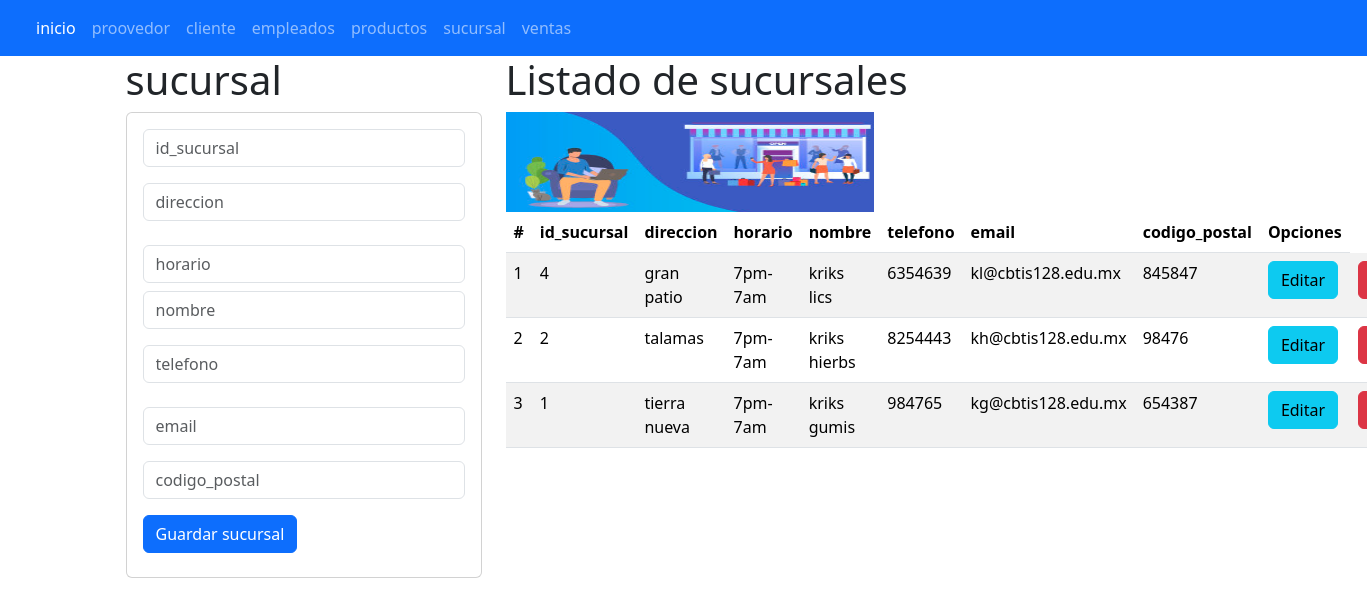
Screenshot of /sucursal with the database file from the repository.
### sucursal_app/models.py (models this page shows, shortened)
class sucursal(models.Model):
    id_sucursal = models.CharField(primary_key=True,max_length=6)
    direccion = models.CharField(max_length=45)
    horario = models.CharField(max_length=45)
    nombre = models.CharField(max_length=45)
    telefono = models.CharField(max_length=45)
    email = models.CharField(max_length=100)
    codigo_postal= models.CharField(max_length=15)

### sucursal_app/views.py (the view)
# urls.py: path("sucursal",views.inicio_vistasucursal,name="sucursal"),
def inicio_vistasucursal(request):
    lossucursals = sucursal.objects.all()
    return render(request,"gestionarsucursal.html",{"missucursals":lossucursals})

### sucursal_app/templates/gestionarsucursal.html
    {% extends "base.html" %}
    {% block cuerpo %}
    {% load static %}
    <div class="row">
    <div class="col-sm-12 col-md-4 col-lg-4 col-xl-4">
        <h1>sucursal</h1>
        <div class="card">
        <div class="card-body">
            <form action="registrarsucursal/" method="POST"> {% csrf_token %}
            <div class="form-group">
                <input type="text" id="txtidsucursal" name="txtidsucursal" placeholder="id_sucursal" minlength="1" maxlength="6" class="form-control" required>
            </div>
            <div class="form-group py-3">
                <input type="text" id="txtdireccion" name="txtdireccion" placeholder="direccion " maxlength="45" class="form-control" required>
            </div>
            <div class="form-group py-2">
                <input type="text" id="txthorario" name="txthorario" placeholder="horario" maxlength="100" class="form-control" required>
            </div>
            <div class="form-group">
                <input type="text" id="txtnombre" name="txtnombre" placeholder="nombre" maxlength="45" class="form-control" required>
            </div>
            <div class="form-group py-3">
                <input type="text" id="txttelefono" name="txttelefono" placeholder="telefono" maxlength="15" class="form-control" required>
            </div>
            <div class="form-group py-2">
                <input type="text" id="txtemail" name="txtemail" placeholder="email" maxlength="45" class="form-control" required>
            </div>
            <div class="form-group py-2">
                <input type="text" id="txtcodigo_postal" name="txtcodigo_postal" placeholder="codigo_postal" maxlength="45" class="form-control" required>
            </div>
            <div class="form-group py-2">
                <button type="submit" class="btn btn-primary">Guardar sucursal</button>
            </div>
            </form>
        </div>
        </div>
    </div>
    <div class="col-sm-12 col-md-8 col-lg-8 col-xl-8">
    <h1>Listado de sucursales</h1>
    <img class="w-50" src="{% static 'img/sucursal.png' %}" alt="nava" width="100" height="100"/>
    <table class="table table-striped">
        <thead>
        <tr>
            <th scope="col">#</th>
            <th scope="col">id_sucursal</th>
            <th scope="col">direccion</th>
            <th scope="col">horario</th>
            <th scope="col">nombre</th>
            <th scope="col">telefono</th>
            <th scope="col">email</th>
            <th scope="col">codigo_postal</th>
            <th>Opciones</th>
        </tr>
        </thead>
        <tbody>
        {% for m in missucursals %}
        <tr>
            <td> {{forloop.counter}} </td>
            <td> {{m.id_sucursal}} </td>
            <td> {{m.direccion}} </td>
            <td> {{m.horario}} </td>
            <td> {{m.nombre}} </td>
            <td> {{m.telefono}} </td>
            <td> {{m.email}} </td>
            <td> {{m.codigo_postal}} </td>
            <td> <a href="seleccionarsucursal/{{m.id_sucursal}}" class="btn btn-info"> Editar</a> </td>
            <td> <a href="borrarsucursal/{{m.id_sucursal}}" class="btn btn-danger"> Borrar</a> </td>
        </tr>
        {% endfor %}
        </tbody>
    </table>
    </div>
    {% endblock %}

### rows the page displays
sucursal: id_sucursal "4", direccion "gran patio", horario "7pm-7am", nombre "kriks lics", telefono "6354639", email "kl@cbtis128.edu.mx", codigo_postal "845847"
sucursal: id_sucursal "2", direccion "talamas", horario "7pm-7am", nombre "kriks hierbs", telefono "8254443", email "kh@cbtis128.edu.mx", codigo_postal "98476"
sucursal: id_sucursal "1", direccion "tierra nueva", horario "7pm-7am", nombre "kriks gumis", telefono "984765", email "kg@cbtis128.edu.mx", codigo_postal "654387"
